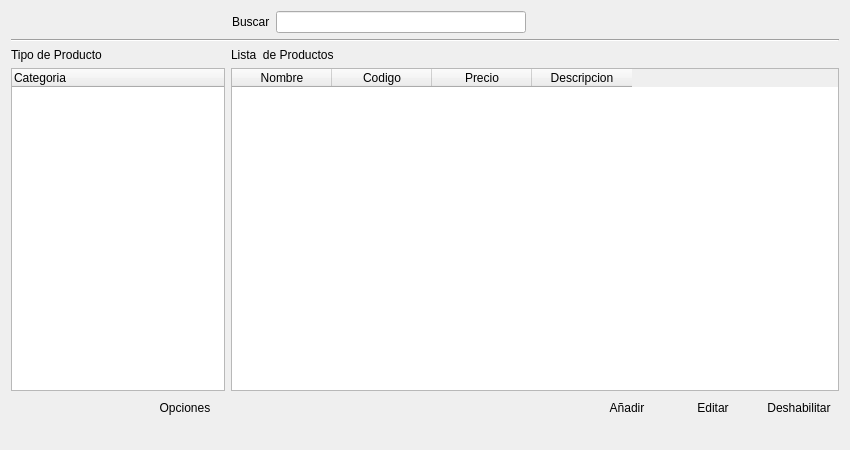
<?xml version="1.0" encoding="UTF-8"?>
<ui version="4.0">
 <class>Form</class>
 <widget class="QWidget" name="Form">
  <property name="geometry">
   <rect>
    <x>0</x>
    <y>0</y>
    <width>850</width>
    <height>450</height>
   </rect>
  </property>
  <property name="windowTitle">
   <string>Form</string>
  </property>
  <layout class="QGridLayout" name="gridLayout_13">
   <item row="0" column="0">
    <layout class="QGridLayout" name="gridLayout_12">
     <item row="0" column="0">
      <layout class="QGridLayout" name="gridLayout_11">
       <item row="0" column="0">
        <spacer name="horizontalSpacer_5">
         <property name="orientation">
          <enum>Qt::Horizontal</enum>
         </property>
         <property name="sizeHint" stdset="0">
          <size>
           <width>40</width>
           <height>20</height>
          </size>
         </property>
        </spacer>
       </item>
       <item row="0" column="1">
        <layout class="QGridLayout" name="gridLayout_10">
         <item row="0" column="0">
          <widget class="QLabel" name="label_3">
           <property name="text">
            <string>Buscar</string>
           </property>
          </widget>
         </item>
         <item row="0" column="1">
          <widget class="QLineEdit" name="lineEdit">
           <property name="minimumSize">
            <size>
             <width>250</width>
             <height>0</height>
            </size>
           </property>
           <property name="maximumSize">
            <size>
             <width>250</width>
             <height>16777215</height>
            </size>
           </property>
          </widget>
         </item>
         <item row="0" column="2">
          <widget class="QPushButton" name="pushButton_5">
           <property name="sizePolicy">
            <sizepolicy hsizetype="Minimum" vsizetype="Fixed">
             <horstretch>0</horstretch>
             <verstretch>0</verstretch>
            </sizepolicy>
           </property>
           <property name="text">
            <string/>
           </property>
           <property name="icon">
            <iconset resource="Icons/Icons.qrc">
             <normaloff>:/new/Icons/1349716430_zoom.png</normaloff>:/new/Icons/1349716430_zoom.png</iconset>
           </property>
           <property name="flat">
            <bool>true</bool>
           </property>
          </widget>
         </item>
         <item row="0" column="3">
          <widget class="QPushButton" name="pushButton_6">
           <property name="text">
            <string/>
           </property>
           <property name="icon">
            <iconset resource="Icons/Icons.qrc">
             <normaloff>:/new/Icons/1349716435_cog.png</normaloff>:/new/Icons/1349716435_cog.png</iconset>
           </property>
           <property name="flat">
            <bool>true</bool>
           </property>
          </widget>
         </item>
        </layout>
       </item>
       <item row="0" column="2">
        <spacer name="horizontalSpacer_6">
         <property name="orientation">
          <enum>Qt::Horizontal</enum>
         </property>
         <property name="sizeHint" stdset="0">
          <size>
           <width>40</width>
           <height>20</height>
          </size>
         </property>
        </spacer>
       </item>
      </layout>
     </item>
     <item row="1" column="0">
      <widget class="Line" name="line">
       <property name="orientation">
        <enum>Qt::Horizontal</enum>
       </property>
      </widget>
     </item>
     <item row="2" column="0">
      <layout class="QGridLayout" name="gridLayout_9">
       <item row="0" column="0">
        <layout class="QGridLayout" name="gridLayout_7">
         <item row="0" column="0">
          <layout class="QGridLayout" name="gridLayout_6">
           <item row="0" column="0">
            <layout class="QGridLayout" name="gridLayout_3">
             <item row="0" column="0">
              <widget class="QLabel" name="label">
               <property name="sizePolicy">
                <sizepolicy hsizetype="Fixed" vsizetype="Preferred">
                 <horstretch>0</horstretch>
                 <verstretch>0</verstretch>
                </sizepolicy>
               </property>
               <property name="text">
                <string>Tipo de Producto</string>
               </property>
              </widget>
             </item>
             <item row="1" column="0">
              <widget class="QTreeWidget" name="treeWidget">
               <property name="minimumSize">
                <size>
                 <width>0</width>
                 <height>0</height>
                </size>
               </property>
               <property name="maximumSize">
                <size>
                 <width>16777215</width>
                 <height>16777215</height>
                </size>
               </property>
               <column>
                <property name="text">
                 <string>Categoria</string>
                </property>
               </column>
              </widget>
             </item>
            </layout>
           </item>
           <item row="1" column="0">
            <layout class="QGridLayout" name="gridLayout_4">
             <item row="0" column="0">
              <spacer name="horizontalSpacer">
               <property name="orientation">
                <enum>Qt::Horizontal</enum>
               </property>
               <property name="sizeHint" stdset="0">
                <size>
                 <width>40</width>
                 <height>20</height>
                </size>
               </property>
              </spacer>
             </item>
             <item row="0" column="1">
              <widget class="QPushButton" name="pushButton_4">
               <property name="sizePolicy">
                <sizepolicy hsizetype="Fixed" vsizetype="Fixed">
                 <horstretch>0</horstretch>
                 <verstretch>0</verstretch>
                </sizepolicy>
               </property>
               <property name="text">
                <string>Opciones</string>
               </property>
               <property name="icon">
                <iconset resource="Icons/Icons.qrc">
                 <normaloff>:/new/Icons/1349716393_monotone_add_plus.png</normaloff>:/new/Icons/1349716393_monotone_add_plus.png</iconset>
               </property>
               <property name="flat">
                <bool>true</bool>
               </property>
              </widget>
             </item>
            </layout>
           </item>
          </layout>
         </item>
         <item row="1" column="0">
          <spacer name="horizontalSpacer_3">
           <property name="orientation">
            <enum>Qt::Horizontal</enum>
           </property>
           <property name="sizeType">
            <enum>QSizePolicy::Fixed</enum>
           </property>
           <property name="sizeHint" stdset="0">
            <size>
             <width>200</width>
             <height>20</height>
            </size>
           </property>
          </spacer>
         </item>
        </layout>
       </item>
       <item row="0" column="1">
        <layout class="QGridLayout" name="gridLayout_8">
         <item row="0" column="0">
          <layout class="QGridLayout" name="gridLayout_5">
           <item row="0" column="0">
            <layout class="QGridLayout" name="gridLayout_2">
             <item row="0" column="0">
              <widget class="QLabel" name="label_2">
               <property name="sizePolicy">
                <sizepolicy hsizetype="Fixed" vsizetype="Preferred">
                 <horstretch>0</horstretch>
                 <verstretch>0</verstretch>
                </sizepolicy>
               </property>
               <property name="text">
                <string>Lista  de Productos</string>
               </property>
              </widget>
             </item>
             <item row="1" column="0">
              <widget class="QTableWidget" name="tableWidget">
               <column>
                <property name="text">
                 <string>Nombre</string>
                </property>
               </column>
               <column>
                <property name="text">
                 <string>Codigo</string>
                </property>
               </column>
               <column>
                <property name="text">
                 <string>Precio</string>
                </property>
               </column>
               <column>
                <property name="text">
                 <string>Descripcion</string>
                </property>
               </column>
              </widget>
             </item>
            </layout>
           </item>
           <item row="1" column="0">
            <layout class="QGridLayout" name="gridLayout">
             <item row="0" column="0">
              <spacer name="horizontalSpacer_2">
               <property name="orientation">
                <enum>Qt::Horizontal</enum>
               </property>
               <property name="sizeHint" stdset="0">
                <size>
                 <width>40</width>
                 <height>20</height>
                </size>
               </property>
              </spacer>
             </item>
             <item row="0" column="1">
              <widget class="QPushButton" name="pushButton">
               <property name="sizePolicy">
                <sizepolicy hsizetype="Fixed" vsizetype="Fixed">
                 <horstretch>0</horstretch>
                 <verstretch>0</verstretch>
                </sizepolicy>
               </property>
               <property name="text">
                <string>Añadir</string>
               </property>
               <property name="icon">
                <iconset resource="Icons/Icons.qrc">
                 <normaloff>:/new/Icons/1349716423_sq_plus.png</normaloff>:/new/Icons/1349716423_sq_plus.png</iconset>
               </property>
               <property name="flat">
                <bool>true</bool>
               </property>
              </widget>
             </item>
             <item row="0" column="2">
              <widget class="QPushButton" name="pushButton_2">
               <property name="sizePolicy">
                <sizepolicy hsizetype="Fixed" vsizetype="Fixed">
                 <horstretch>0</horstretch>
                 <verstretch>0</verstretch>
                </sizepolicy>
               </property>
               <property name="text">
                <string>Editar</string>
               </property>
               <property name="icon">
                <iconset resource="Icons/Icons.qrc">
                 <normaloff>:/new/Icons/1349716425_doc_edit.png</normaloff>:/new/Icons/1349716425_doc_edit.png</iconset>
               </property>
               <property name="flat">
                <bool>true</bool>
               </property>
              </widget>
             </item>
             <item row="0" column="3">
              <widget class="QPushButton" name="pushButton_3">
               <property name="sizePolicy">
                <sizepolicy hsizetype="Fixed" vsizetype="Fixed">
                 <horstretch>0</horstretch>
                 <verstretch>0</verstretch>
                </sizepolicy>
               </property>
               <property name="text">
                <string>Deshabilitar</string>
               </property>
               <property name="icon">
                <iconset resource="Icons/Icons.qrc">
                 <normaloff>:/new/Icons/1349716432_round_minus.png</normaloff>:/new/Icons/1349716432_round_minus.png</iconset>
               </property>
               <property name="flat">
                <bool>true</bool>
               </property>
              </widget>
             </item>
            </layout>
           </item>
          </layout>
         </item>
         <item row="1" column="0">
          <spacer name="horizontalSpacer_4">
           <property name="orientation">
            <enum>Qt::Horizontal</enum>
           </property>
           <property name="sizeHint" stdset="0">
            <size>
             <width>650</width>
             <height>20</height>
            </size>
           </property>
          </spacer>
         </item>
        </layout>
       </item>
      </layout>
     </item>
    </layout>
   </item>
  </layout>
 </widget>
 <resources>
  <include location="Icons/Icons.qrc"/>
 </resources>
 <connections/>
</ui>
